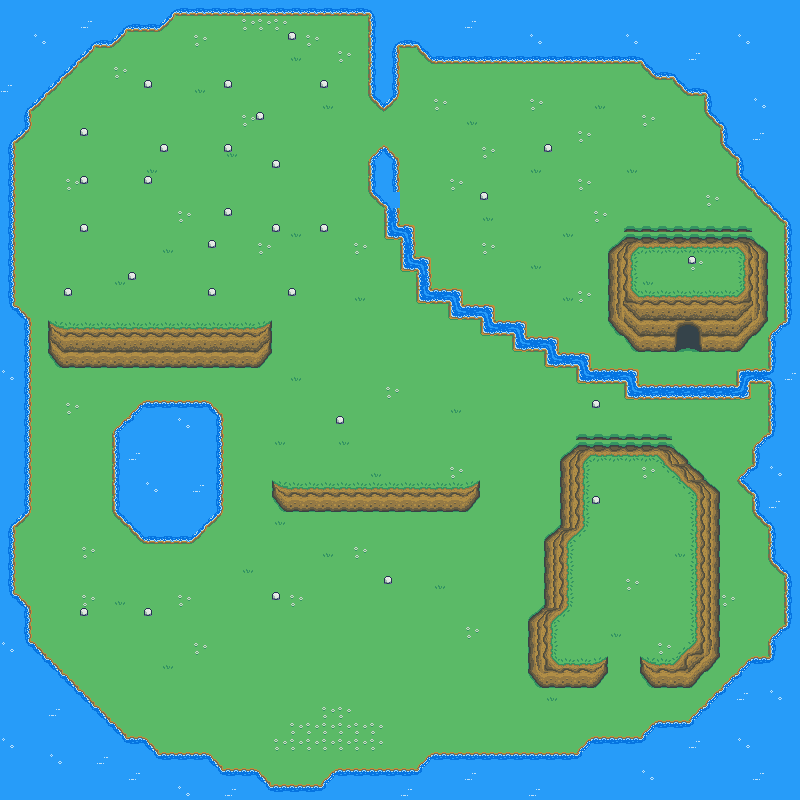

This is a level from a 2D game, rendered from its Tiled map with the project's own tilesets. A one-line summary and the map file follow, with tile-layer data summarised:
An orthogonal 50x50 tile map with 16x16 px tiles, 3 tile layers (ground, ground_deko, objects).

<map version="1.0" orientation="orthogonal" renderorder="right-down" width="50" height="50" tilewidth="16" tileheight="16" nextobjectid="1">
 <tileset firstgid="1" name="tiles" tilewidth="16" tileheight="16" tilecount="200">
  <image source="../assets/tiles.png" width="160" height="320" />
  <terraintypes>
   <terrain name="stein" tile="26" />
  </terraintypes>
  <tile id="15" terrain=",,,0" />
  <tile id="16" terrain=",,0,0" />
  <tile id="17" terrain=",,0," />
  <tile id="18" terrain="0,0,0," />
  <tile id="19" terrain="0,0,,0" />
  <tile id="25" terrain=",0,,0" />
  <tile id="26" terrain="0,0,0,0" />
  <tile id="27" terrain="0,,0," />
  <tile id="28" terrain="0,,0,0" />
  <tile id="29" terrain=",0,0,0" />
  <tile id="35" terrain=",0,," />
  <tile id="36" terrain="0,0,," />
  <tile id="37" terrain="0,,," />
 </tileset>
 <layer name="ground" width="50" height="50">
  <data>[2500 cells, 2500 non-empty, 57 distinct tile ids]</data>
 </layer>
 <layer name="ground_deko" width="50" height="50">
  <data>[2500 cells, 60 non-empty, 8 distinct tile ids]</data>
 </layer>
 <layer name="objects" width="50" height="50">
  <data>[2500 cells, 30 non-empty, 1 distinct tile ids]</data>
 </layer>
</map>